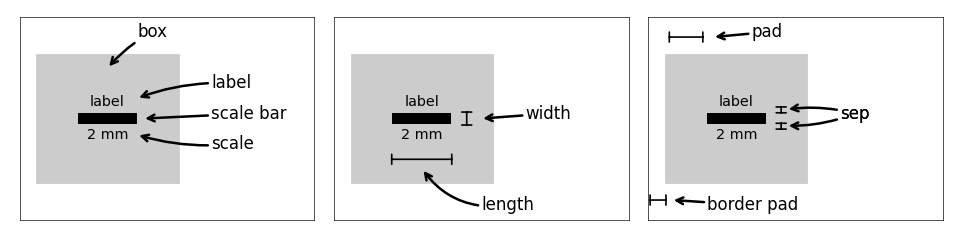

This chart was generated by the following Python code:
import matplotlib.pyplot as plt
from matplotlib.patches import FancyArrowPatch
from matplotlib_scalebar.scalebar import ScaleBar


fig, (ax1, ax2, ax3) = plt.subplots(1, 3, figsize=(16, 4))

for ax in [ax1, ax2, ax3]:
    ax.xaxis.set_visible(False)
    ax.yaxis.set_visible(False)

    scalebar = ScaleBar(
        1,
        "cm",
        width_fraction=0.05,
        location="center left",
        label="label",
        box_color="0.8",
        pad=5,
        border_pad=2,
        font_properties={"size": "xx-large"},
        fixed_value=2,
        fixed_units="mm",
    )
    ax.add_artist(scalebar)

# Names
ax1.annotate(
    "label",
    (0.4, 0.6),
    (0.65, 0.65),
    arrowprops={"arrowstyle": "->", "connectionstyle": "arc3,rad=0.1", "lw": 3},
    fontsize=20,
    zorder=7,
)
ax1.annotate(
    "scale bar",
    (0.42, 0.5),
    (0.65, 0.5),
    arrowprops={"arrowstyle": "->", "connectionstyle": "arc3,rad=0.0", "lw": 3},
    fontsize=20,
    zorder=7,
)
ax1.annotate(
    "scale",
    (0.4, 0.42),
    (0.65, 0.35),
    arrowprops={"arrowstyle": "->", "connectionstyle": "arc3,rad=-0.1", "lw": 3},
    fontsize=20,
    zorder=7,
)
ax1.annotate(
    "box",
    (0.3, 0.75),
    (0.4, 0.9),
    arrowprops={"arrowstyle": "->", "connectionstyle": "arc3,rad=0.1", "lw": 3},
    fontsize=20,
    zorder=7,
)

# Fractions
patch = FancyArrowPatch(
    (0.19, 0.3), (0.405, 0.3), arrowstyle="|-|,widthA=6,widthB=6", zorder=7, lw=2
)
ax2.add_patch(patch)
ax2.annotate(
    "length",
    (0.3, 0.25),
    (0.5, 0.05),
    arrowprops={"arrowstyle": "->", "connectionstyle": "arc3,rad=-0.3", "lw": 3},
    fontsize=20,
    zorder=7,
)

patch = FancyArrowPatch(
    (0.45, 0.46), (0.45, 0.54), arrowstyle="|-|,widthA=6,widthB=6", zorder=7, lw=2
)
ax2.add_patch(patch)
ax2.annotate(
    "width",
    (0.5, 0.5),
    (0.65, 0.5),
    arrowprops={"arrowstyle": "->", "connectionstyle": "arc3", "lw": 3},
    fontsize=20,
    zorder=7,
)

# Pad
patch = FancyArrowPatch(
    (0.45, 0.44), (0.45, 0.485), arrowstyle="|-|,widthA=6,widthB=6", zorder=7, lw=2
)
ax3.add_patch(patch)
patch = FancyArrowPatch(
    (0.45, 0.52), (0.45, 0.565), arrowstyle="|-|,widthA=6,widthB=6", zorder=7, lw=2
)
ax3.add_patch(patch)
ax3.annotate(
    "sep",
    (0.47, 0.465),
    (0.65, 0.5),
    arrowprops={"arrowstyle": "->", "connectionstyle": "arc3,rad=-0.1", "lw": 3},
    fontsize=20,
    zorder=7,
)
ax3.annotate(
    "sep",
    (0.47, 0.545),
    (0.65, 0.5),
    arrowprops={"arrowstyle": "->", "connectionstyle": "arc3,rad=0.1", "lw": 3},
    fontsize=20,
    zorder=7,
)

patch = FancyArrowPatch(
    (0.0, 0.1), (0.065, 0.1), arrowstyle="|-|,widthA=6,widthB=6", zorder=7, lw=2
)
ax3.add_patch(patch)
ax3.annotate(
    "border pad",
    (0.08, 0.1),
    (0.2, 0.05),
    arrowprops={"arrowstyle": "->", "connectionstyle": "arc3", "lw": 3},
    fontsize=20,
    zorder=7,
)

patch = FancyArrowPatch(
    (0.065, 0.9), (0.19, 0.9), arrowstyle="|-|,widthA=6,widthB=6", zorder=7, lw=2
)
ax3.add_patch(patch)
ax3.annotate(
    "pad",
    (0.22, 0.9),
    (0.35, 0.9),
    arrowprops={"arrowstyle": "->", "connectionstyle": "arc3", "lw": 3},
    fontsize=20,
    zorder=7,
)

plt.tight_layout(pad=2)

fig.savefig("nomenclature.png", dpi=60)
